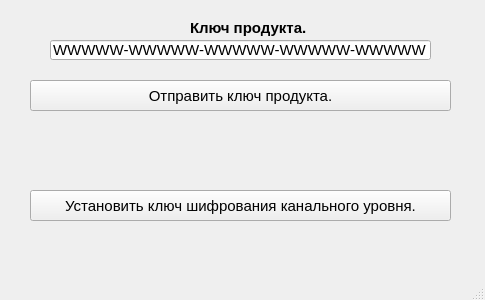
<?xml version="1.0" encoding="UTF-8"?>
<ui version="4.0">
 <class>UserForm</class>
 <widget class="QWidget" name="UserForm">
  <property name="geometry">
   <rect>
    <x>0</x>
    <y>0</y>
    <width>485</width>
    <height>300</height>
   </rect>
  </property>
  <property name="maximumSize">
   <size>
    <width>485</width>
    <height>300</height>
   </size>
  </property>
  <property name="font">
   <font>
    <pointsize>11</pointsize>
   </font>
  </property>
  <property name="windowTitle">
   <string>Управление USB ключем.</string>
  </property>
  <widget class="QLineEdit" name="lineEditProductKey">
   <property name="geometry">
    <rect>
     <x>50</x>
     <y>40</y>
     <width>381</width>
     <height>20</height>
    </rect>
   </property>
   <property name="text">
    <string>WWWWW-WWWWW-WWWWW-WWWWW-WWWWW</string>
   </property>
  </widget>
  <widget class="QLabel" name="labelKeyInfo">
   <property name="geometry">
    <rect>
     <x>190</x>
     <y>20</y>
     <width>141</width>
     <height>16</height>
    </rect>
   </property>
   <property name="font">
    <font>
     <weight>75</weight>
     <bold>true</bold>
    </font>
   </property>
   <property name="text">
    <string>Ключ продукта.</string>
   </property>
  </widget>
  <widget class="QPushButton" name="pushButtonSendProductKey">
   <property name="geometry">
    <rect>
     <x>30</x>
     <y>80</y>
     <width>421</width>
     <height>31</height>
    </rect>
   </property>
   <property name="text">
    <string>Отправить ключ продукта.</string>
   </property>
  </widget>
  <widget class="QPushButton" name="pushButtonSetRSA">
   <property name="geometry">
    <rect>
     <x>30</x>
     <y>190</y>
     <width>421</width>
     <height>31</height>
    </rect>
   </property>
   <property name="text">
    <string>Установить ключ шифрования канального уровня.</string>
   </property>
  </widget>
  <widget class="QStatusBar" name="statusBar">
   <property name="geometry">
    <rect>
     <x>0</x>
     <y>280</y>
     <width>485</width>
     <height>21</height>
    </rect>
   </property>
  </widget>
 </widget>
 <layoutdefault spacing="6" margin="11"/>
 <resources/>
 <connections/>
</ui>
